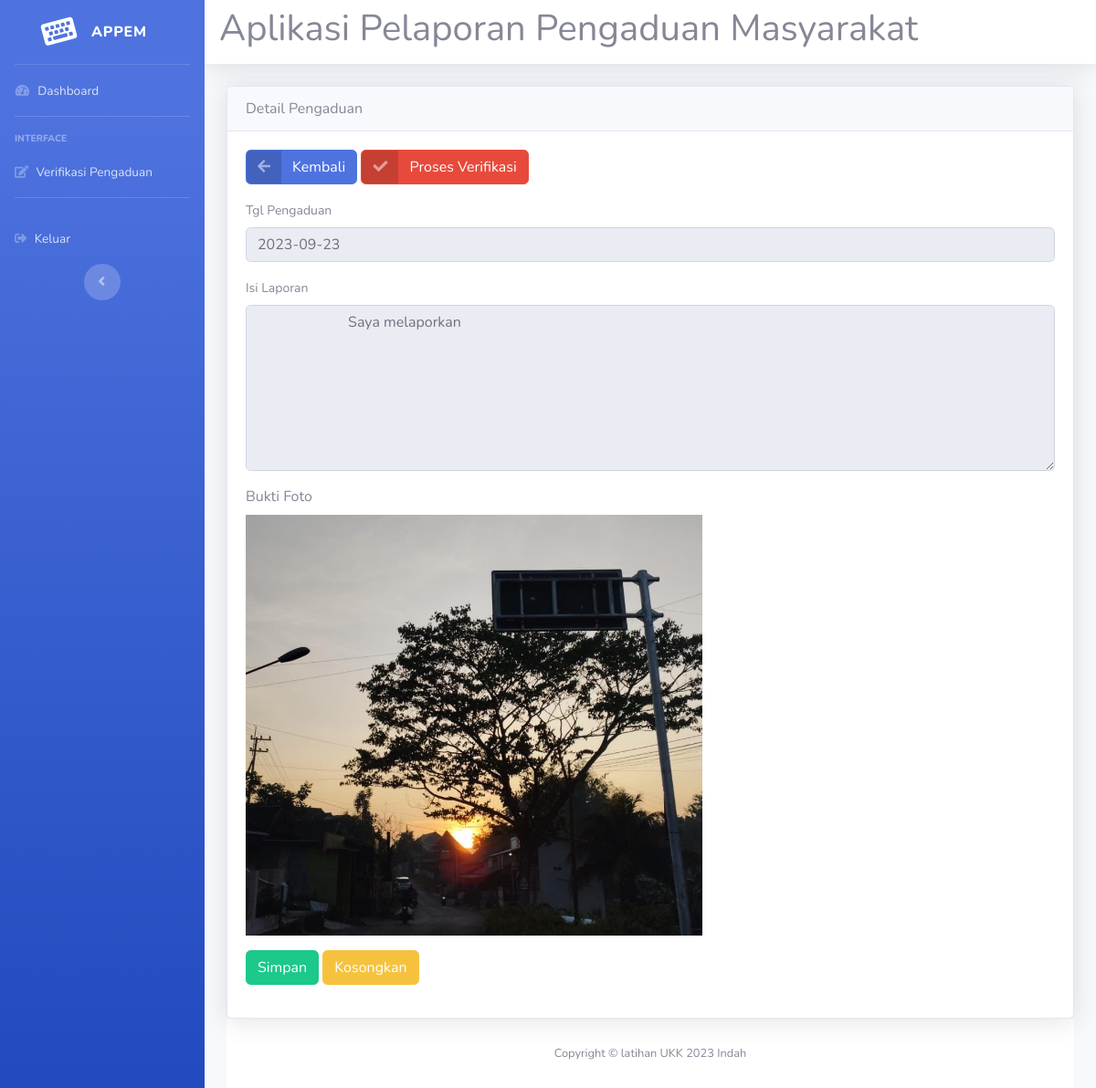
The app's page /petugas/petugas.php?url=detail_pengaduan&id=2 (signed in) with its own data.
### tables this page shows
CREATE TABLE `pengaduan` (
  `id_pengaduan` int(11) NOT NULL,
  `tgl_pengaduan` date NOT NULL,
  `nik` varchar(16) NOT NULL,
  `isi_laporan` text NOT NULL,
  `foto` varchar(255) NOT NULL,
  `status` enum('0','proses','selesai','') NOT NULL
);

### petugas/detail_pengaduan.php (the view, shortened to what this page needs)
<!DOCTYPE html>
<html lang="en">
<head>
    <link href="../vendor/fontawesome-free/css/all.min.css" rel="stylesheet" type="text/css">
    <link href="../css/sb-admin-2.min.css" rel="stylesheet">
</head>
<body id="page-top">
    <div class="card shadow">
        <div class="card-header">
            Detail Pengaduan
        </div>
        <?php
            require '../koneksi.php';
            $sql=mysqli_query($conn, "select * from pengaduan where id_pengaduan = $_GET[id]");
            $data=mysqli_fetch_array($sql);
            if ($sql)
            {
            ?>
        <div class="card-body">
        <div class="form-group cols-sm-6" >
        <a href="?url=verifikasi_pengaduan" class="btn btn-primary btn-icon-split">
            <span class="icon text-white-50">
                <i class="fas fa-arrow-left"></i>
            </span>
            <span class="text">Kembali</span>
        </a>
        <a href="proses.php?id=<?php echo $data['id_pengaduan']; ?>" class="btn btn-danger btn-icon-split" onclick="return confirm('yakin akan diproses?')" >
            <span class="icon text-white-50">
                <i class="fas fa-check"></i>
            </span>
            <span class="text">Proses Verifikasi</span>
        </a>
        </div>
            <form action="" method="post" class="form-horizontal" enctype="multipart/form-data">
                <div class="form-group">
                    <label style="font-size: 14px">Tgl Pengaduan</label>
                    <input type="text" name="tgl_pengaduan" value="<?php echo $data['tgl_pengaduan']; ?>"
                    class="form-control" readonly>
                </div>
                <div class="form-group">
                    <label style="font-size: 14px">Isi Laporan</label>
                    <textarea class="form-control" rows="7" name="isi_laporan" readonly="" >
                        <?php echo $data['isi_laporan']; ?>
                    </textarea>
                </div>
                <div class="form-group">
                    <label>Bukti Foto</label>
                    <div>
                    <img src="../foto/<?php echo $data['foto']; ?>" width="500">
                    </div>
                </div>
                <div class="form-group">
                    <input type="submit" value="Simpan" class="btn btn-success">
                    <input type="reset" value="Kosongkan" class="btn btn-warning">
                </div>
            <?php } ?>
            </form>
</body>
</html>

### records on screen
pengaduan: tgl_pengaduan "2023-09-23", isi_laporan "Saya melaporkan", foto (picture)
